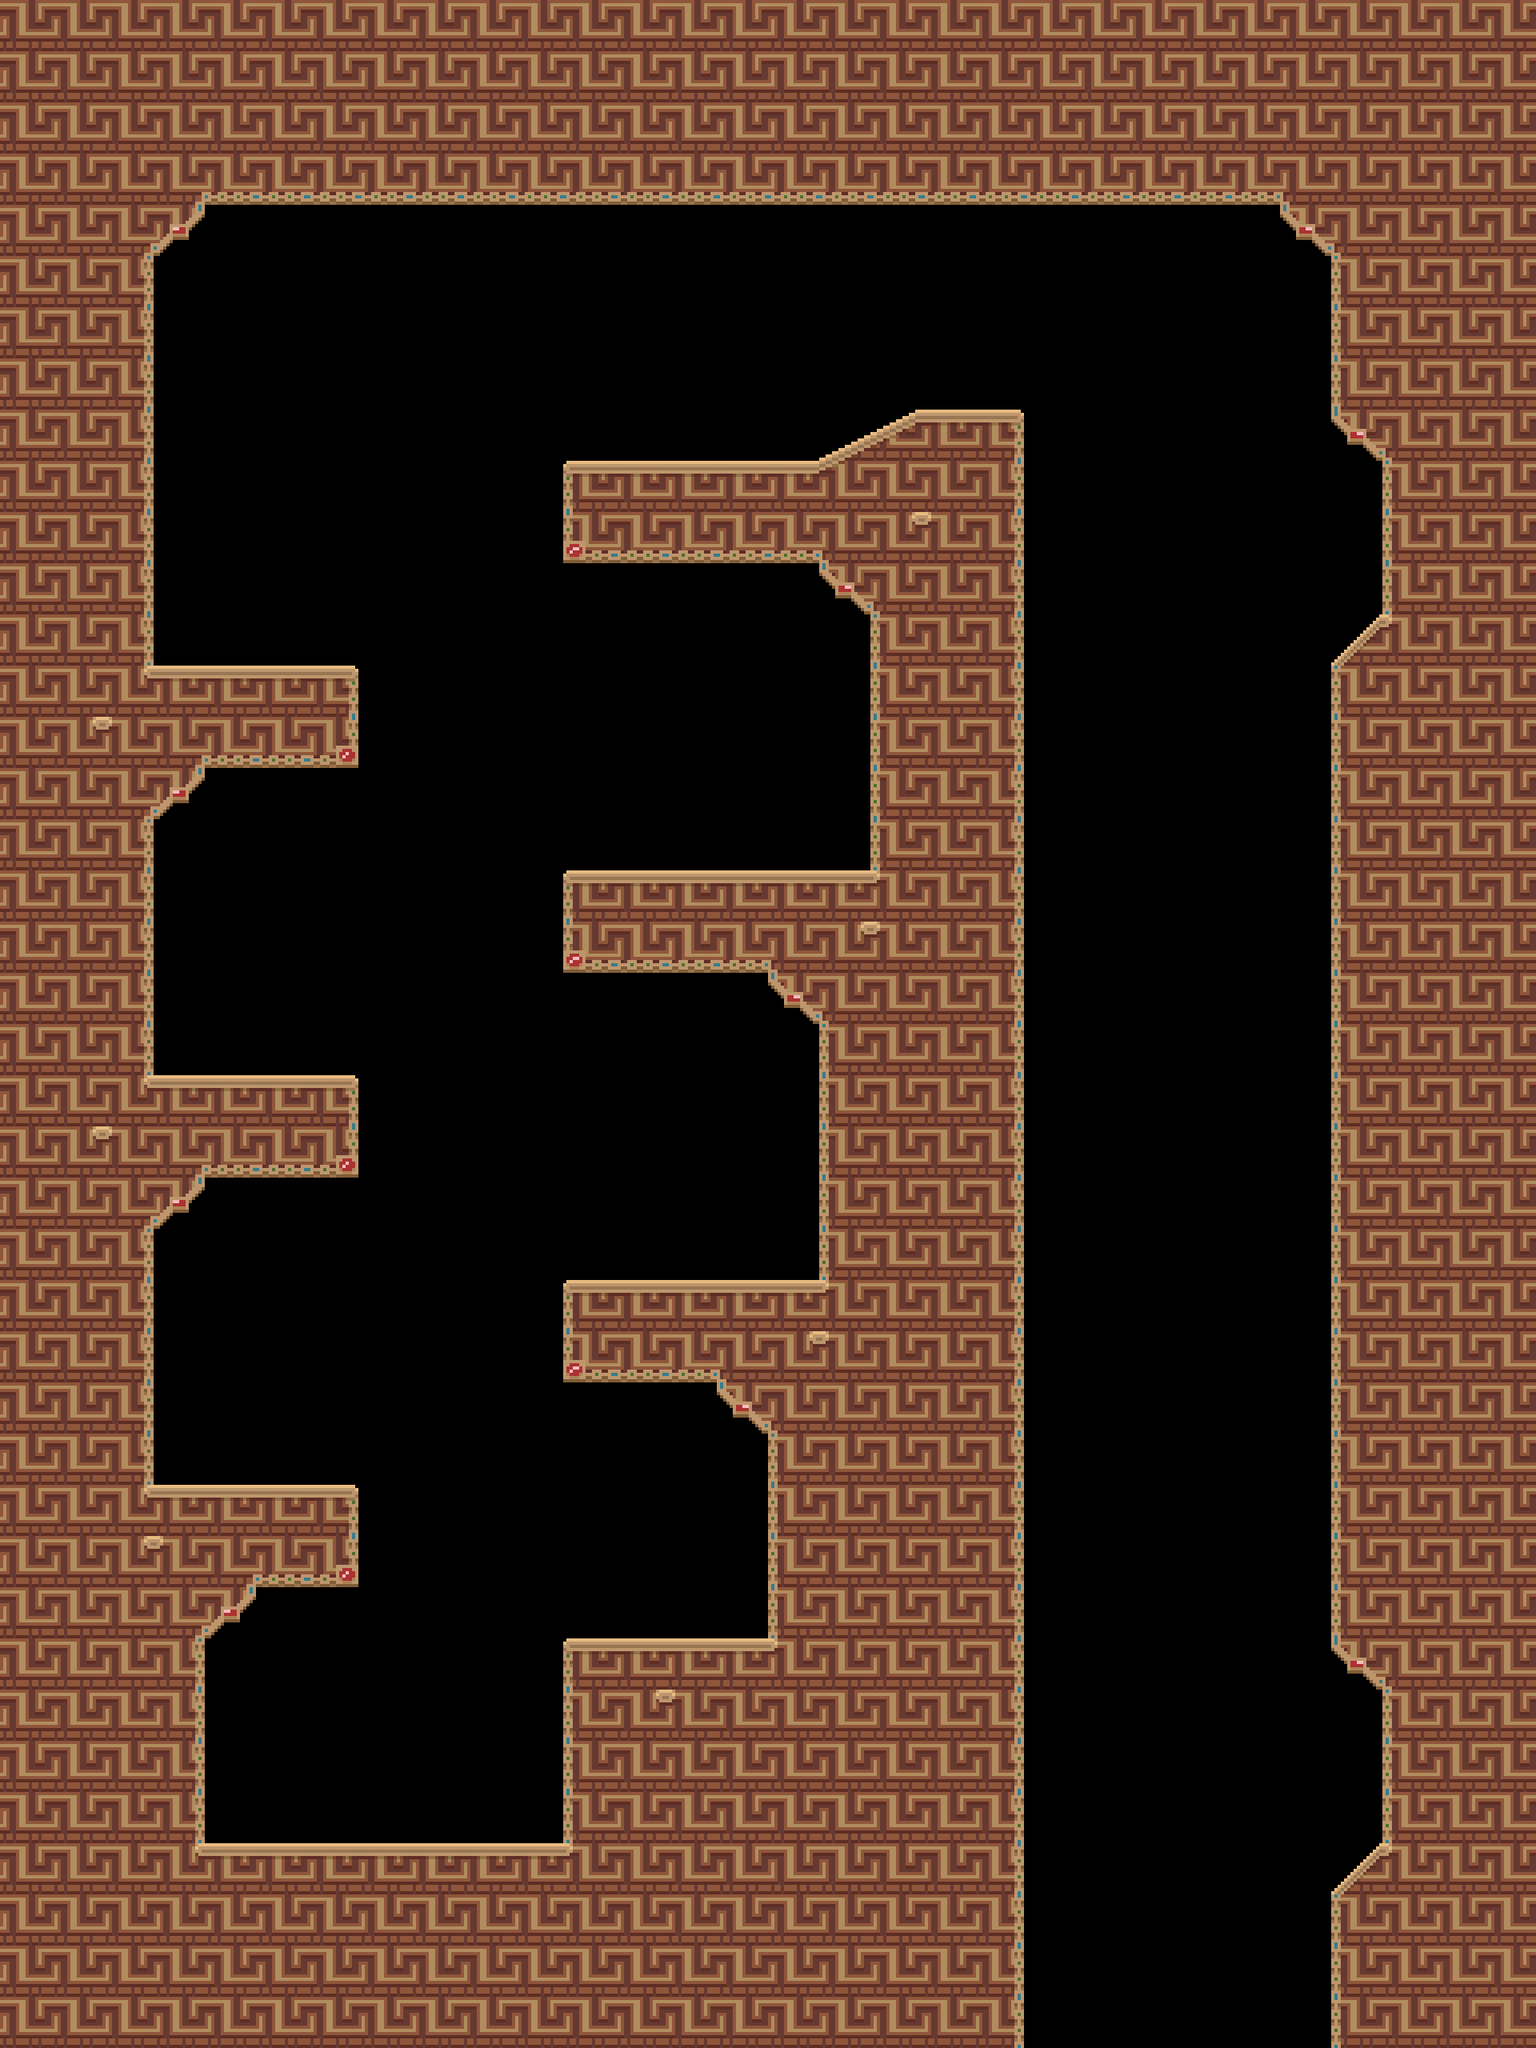

A 2D game scene composited from a Tiled map and its tileset images. What follows is a short description and the map's XML, with every tile layer's data as written:
An orthogonal 30x40 tile map with 64x64 px tiles, 1 tile layer (tiles) and 4 objects (S, player).

<map version="1.4" tiledversion="1.4.3" orientation="orthogonal" renderorder="right-down" width="30" height="40" tilewidth="64" tileheight="64" infinite="0" nextlayerid="5" nextobjectid="8">
 <tileset firstgid="1" source="../tileset2.tsx" />
 <layer id="1" name="tiles" width="30" height="40">
  <data encoding="csv">
11,11,11,11,11,11,11,11,11,11,11,11,11,11,11,11,11,11,11,11,11,11,11,11,11,11,11,11,11,11,
11,11,11,11,11,11,11,11,11,11,11,11,11,11,11,11,11,11,11,11,11,11,11,11,11,11,11,11,11,11,
11,11,11,11,11,11,11,11,11,11,11,11,11,11,11,11,11,11,11,11,11,11,11,11,11,11,11,11,11,11,
11,11,11,5,20,20,20,20,20,20,20,20,20,20,20,20,20,20,20,20,20,20,20,20,20,6,11,11,11,11,
11,11,5,18,0,0,0,0,0,0,0,0,0,0,0,0,0,0,0,0,0,0,0,0,0,36,6,11,11,11,
11,11,12,0,0,0,0,0,0,0,0,0,0,0,0,0,0,0,0,0,0,0,0,0,0,0,10,11,11,11,
11,11,12,0,0,0,0,0,0,0,0,0,0,0,0,0,0,0,0,0,0,0,0,0,0,0,10,11,11,11,
11,11,12,0,0,0,0,0,0,0,0,0,0,0,0,0,0,0,0,0,0,0,0,0,0,0,10,11,11,11,
11,11,12,0,0,0,0,0,0,0,0,0,0,0,0,0,25,26,2,3,0,0,0,0,0,0,36,6,11,11,
11,11,12,0,0,0,0,0,0,0,0,1,2,2,2,2,34,11,11,12,0,0,0,0,0,0,0,10,11,11,
11,11,12,0,0,0,0,0,0,0,0,19,20,20,20,20,6,14,15,12,0,0,0,0,0,0,0,10,11,11,
11,11,12,0,0,0,0,0,0,0,0,0,0,0,0,0,36,6,11,12,0,0,0,0,0,0,0,10,11,11,
11,11,12,0,0,0,0,0,0,0,0,0,0,0,0,0,0,10,11,12,0,0,0,0,0,0,8,15,11,11,
11,11,14,2,2,2,3,0,0,0,0,0,0,0,0,0,0,10,11,12,0,0,0,0,0,0,10,11,11,11,
11,14,15,5,20,20,21,0,0,0,0,0,0,0,0,0,0,10,11,12,0,0,0,0,0,0,10,11,11,11,
11,11,5,18,0,0,0,0,0,0,0,0,0,0,0,0,0,10,11,12,0,0,0,0,0,0,10,11,11,11,
11,11,12,0,0,0,0,0,0,0,0,0,0,0,0,0,0,10,11,12,0,0,0,0,0,0,10,11,11,11,
11,11,12,0,0,0,0,0,0,0,0,1,2,2,2,2,2,15,11,12,0,0,0,0,0,0,10,11,11,11,
11,11,12,0,0,0,0,0,0,0,0,19,20,20,20,6,14,15,11,12,0,0,0,0,0,0,10,11,11,11,
11,11,12,0,0,0,0,0,0,0,0,0,0,0,0,36,6,11,11,12,0,0,0,0,0,0,10,11,11,11,
11,11,12,0,0,0,0,0,0,0,0,0,0,0,0,0,10,11,11,12,0,0,0,0,0,0,10,11,11,11,
11,11,14,2,2,2,3,0,0,0,0,0,0,0,0,0,10,11,11,12,0,0,0,0,0,0,10,11,11,11,
11,14,15,5,20,20,21,0,0,0,0,0,0,0,0,0,10,11,11,12,0,0,0,0,0,0,10,11,11,11,
11,11,5,18,0,0,0,0,0,0,0,0,0,0,0,0,10,11,11,12,0,0,0,0,0,0,10,11,11,11,
11,11,12,0,0,0,0,0,0,0,0,0,0,0,0,0,10,11,11,12,0,0,0,0,0,0,10,11,11,11,
11,11,12,0,0,0,0,0,0,0,0,1,2,2,2,2,15,11,11,12,0,0,0,0,0,0,10,11,11,11,
11,11,12,0,0,0,0,0,0,0,0,19,20,20,6,14,15,11,11,12,0,0,0,0,0,0,10,11,11,11,
11,11,12,0,0,0,0,0,0,0,0,0,0,0,36,6,11,11,11,12,0,0,0,0,0,0,10,11,11,11,
11,11,12,0,0,0,0,0,0,0,0,0,0,0,0,10,11,11,11,12,0,0,0,0,0,0,10,11,11,11,
11,11,14,2,2,2,3,0,0,0,0,0,0,0,0,10,11,11,11,12,0,0,0,0,0,0,10,11,11,11,
11,11,14,15,5,20,21,0,0,0,0,0,0,0,0,10,11,11,11,12,0,0,0,0,0,0,10,11,11,11,
11,11,11,5,18,0,0,0,0,0,0,0,0,0,0,10,11,11,11,12,0,0,0,0,0,0,10,11,11,11,
11,11,11,12,0,0,0,0,0,0,0,1,2,2,2,15,11,11,11,12,0,0,0,0,0,0,36,6,11,11,
11,11,11,12,0,0,0,0,0,0,0,10,14,15,11,11,11,11,11,12,0,0,0,0,0,0,0,10,11,11,
11,11,11,12,0,0,0,0,0,0,0,10,11,11,11,11,11,11,11,12,0,0,0,0,0,0,0,10,11,11,
11,11,11,12,0,0,0,0,0,0,0,10,11,11,11,11,11,11,11,12,0,0,0,0,0,0,0,10,11,11,
11,11,11,14,2,2,2,2,2,2,2,15,11,11,11,11,11,11,11,12,0,0,0,0,0,0,8,15,11,11,
11,11,11,11,11,11,11,11,11,11,11,11,11,11,11,11,11,11,11,12,0,0,0,0,0,0,10,11,11,11,
11,11,11,11,11,11,11,11,11,11,11,11,11,11,11,11,11,11,11,12,0,0,0,0,0,0,10,11,11,11,
11,11,11,11,11,11,11,11,11,11,11,11,11,11,11,11,11,11,11,12,0,0,0,0,0,0,10,11,11,11
</data>
 </layer>
 <objectgroup id="3" name="conx">
  <object id="5" name="S" x="1280" y="2432" width="384" height="128" />
 </objectgroup>
 <objectgroup id="4" name="spawns">
  <object id="4" name="player" x="402.67" y="2146.65">
   <point />
  </object>
 </objectgroup>
 <objectgroup id="2" name="collision">
  <object id="2" x="0" y="0">
   <polygon points="0,0 1920,0 1920,2560 1664,2560 1664,2368 1728,2304 1728,2112 1664,2048 1664,832 1728,768 1728,576 1664,512 1664,320 1600,256 256,256 192,320 192,832 448,832 448,960 256,960 192,1024 192,1344 448,1344 448,1472 256,1472 192,1536 192,1856 448,1856 448,1984 320,1984 256,2048 256,2304 704,2304 704,2048 960,2048 960,1792 896,1728 704,1728 704,1600 1024,1600 1024,1280 960,1216 704,1216 704,1088 1088,1088 1088,768 1024,704 704,704 704,576 1024,576 1152,512 1280,512 1280,2560 0,2560" />
  </object>
  <object id="7" x="32" y="32">
   <polygon points="0,0 1856,0 1856,2496 0,2496" />
  </object>
 </objectgroup>
</map>
